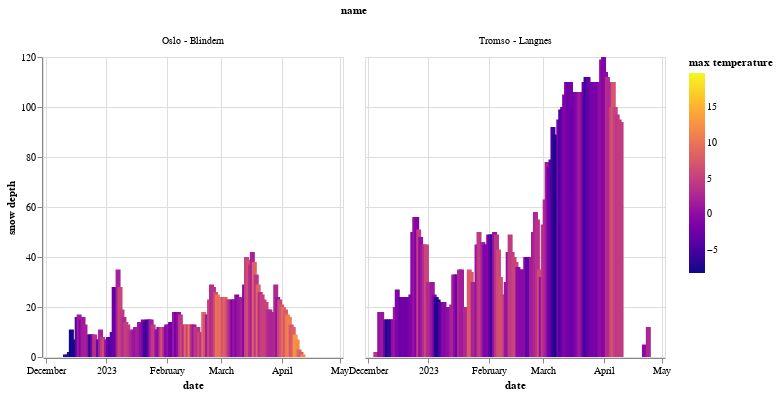

Here is the notebook cell this chart was saved with:
### Code cell
alt.Chart(data).mark_bar().encode(
    x="date",
    y="snow depth",
    color=alt.Color("max temperature").scale(scheme="plasma"),
    column="name",
)

### Figure 1 — Vega-Lite specification as saved in the notebook (floating-point values rounded to 4 significant figures; data arrays with more than 128 entries replaced by an {"elided": "..."} marker saying what was removed)
{"config": {"view": {"continuousWidth": 300, "continuousHeight": 300}}, "data": {"name": "data-3ec17c340b86e1e5c428ccb099babb17"}, "mark": {"type": "bar"}, "encoding": {"color": {"field": "max temperature", "scale": {"scheme": "plasma"}, "type": "quantitative"}, "column": {"field": "name", "type": "nominal"}, "x": {"field": "date", "type": "temporal"}, "y": {"field": "snow depth", "type": "quantitative"}}, "$schema": "https://vega.github.io/schema/vega-lite/v5.16.3.json", "datasets": {"data-3ec17c340b86e1e5c428ccb099babb17": {"elided": "300 records"}}}
